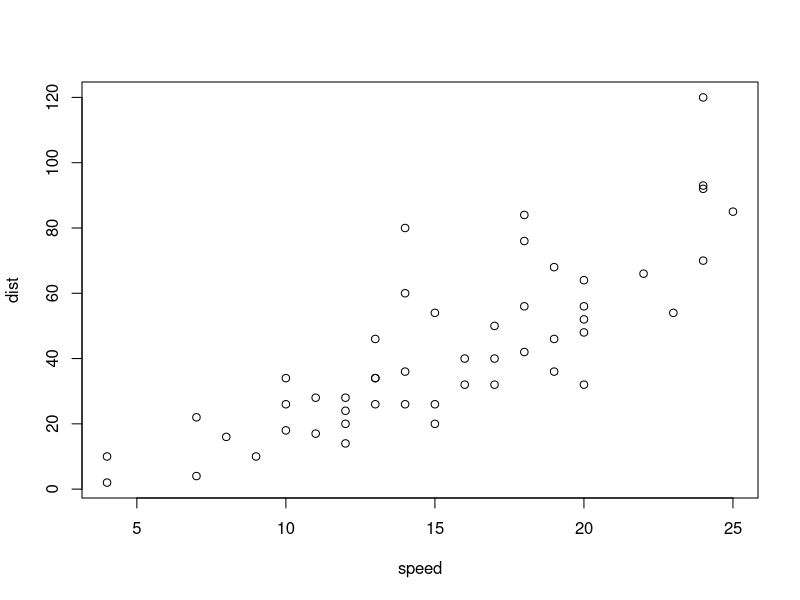
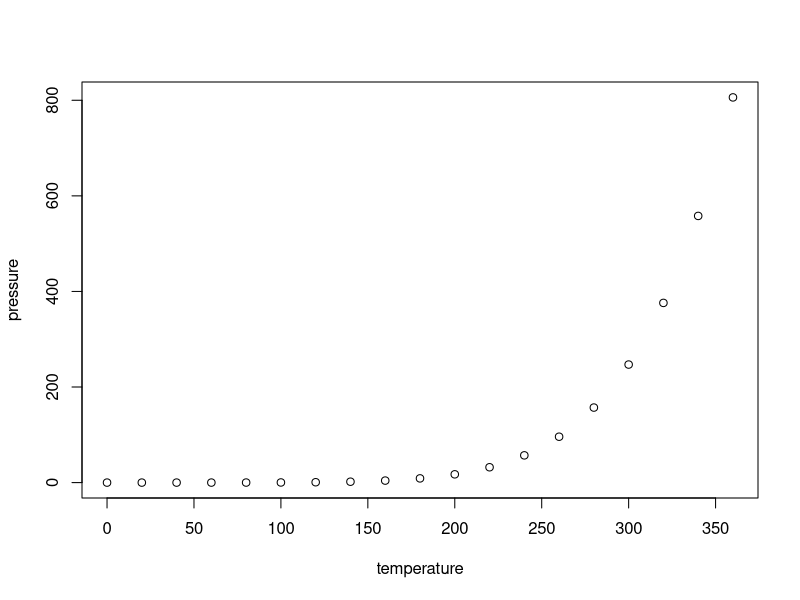
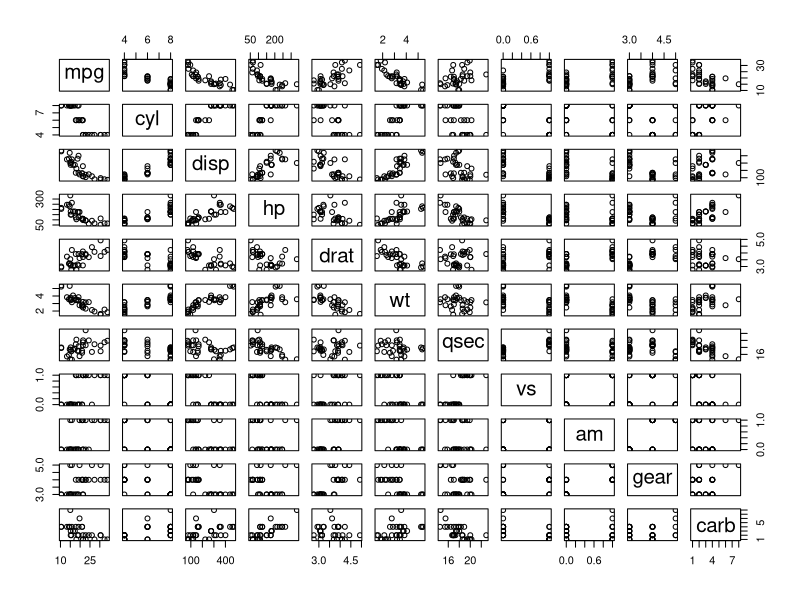

The R script that drew these images, in order:
## ---- chunk 1

plot(cars)
plot(pressure)
plot(mtcars)
